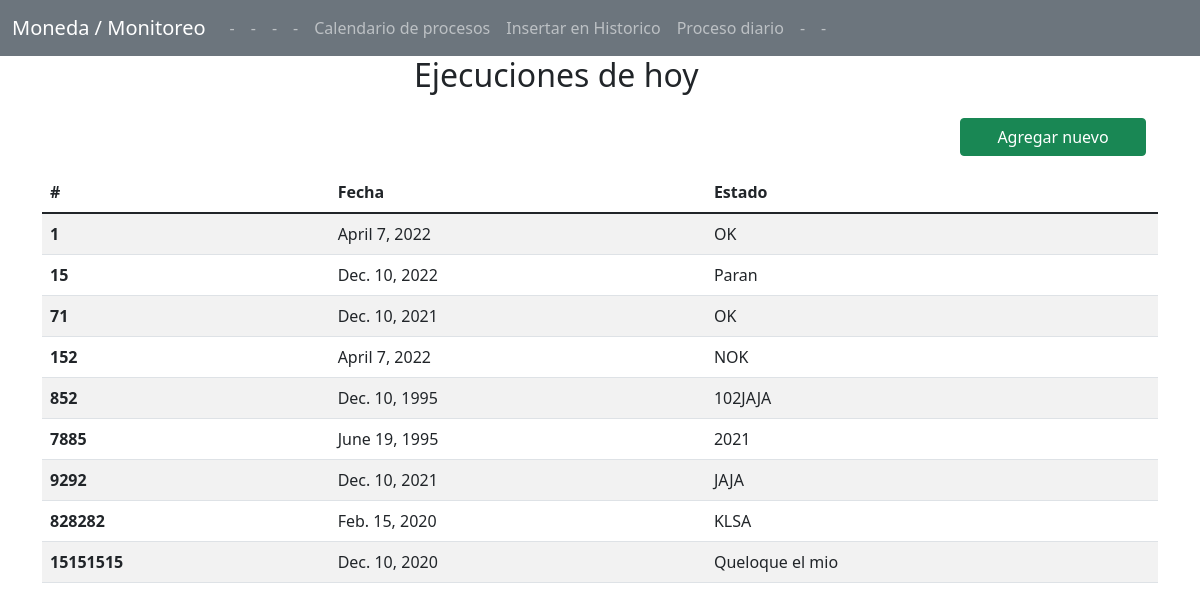
Page /listarEjecuciones/ on the committed database.
### TBMD/models.py (models this page shows)
class EjecucionHoy(models.Model):
    ID_PROCESO = models.IntegerField(primary_key=True)
    FECHA = models.DateField()
    ESTADO_EJECUCION = models.CharField(max_length=50)

### TBMD/views.py (the view)
# urls.py: path('listarEjecuciones/', FormularioEjecucionHoyView.listar_ejecuciones, name='listarEjecuciones'),
    def listar_ejecuciones(request):
        ejecuciones = EjecucionHoy.objects.all()
        return render(request, "ListaEjecuciones.html", {"ejecuciones": ejecuciones})

### Templates/ListaEjecuciones.html (shortened to what this page needs)
{% extends 'index.html' %}
{% load crispy_forms_tags %}
{% block content %}
<div class="col-12 row justify-content-center mb-2 pr-0">
       <h2 class="col-md-4">Ejecuciones de hoy</h2>
</div>
        <div class="col-12 row justify-content-end mb-1 pr-0">
            <a class="btn btn-success col-md-2" href="{% url 'insertarEjecuciones' %}">Agregar nuevo</a>
        </div>
    <table class="table table-striped">
          <thead>
            <tr>
              <th scope="col">#</th>
              <th scope="col">Fecha</th>
              <th scope="col">Estado</th>
            </tr>
          </thead>
          <tbody>
            {% for proceso in ejecuciones %}
              <tr>
                  <th scope="row">{{ proceso.ID_PROCESO }}</th>
                  <td>{{ proceso.FECHA }}</td>
                  <td>{{ proceso.ESTADO_EJECUCION }}</td>
              </tr>
          {% endfor %}
          </tbody>
    </table>
{% endblock %}

### rows in the picture
EjecucionHoy: ID_PROCESO "1", FECHA "April 7, 2022", ESTADO_EJECUCION "OK"
EjecucionHoy: ID_PROCESO "15", FECHA "Dec. 10, 2022", ESTADO_EJECUCION "Paran"
EjecucionHoy: ID_PROCESO "71", FECHA "Dec. 10, 2021", ESTADO_EJECUCION "OK"
EjecucionHoy: ID_PROCESO "152", FECHA "April 7, 2022", ESTADO_EJECUCION "NOK"
EjecucionHoy: ID_PROCESO "852", FECHA "Dec. 10, 1995", ESTADO_EJECUCION "102JAJA"
EjecucionHoy: ID_PROCESO "7885", FECHA "June 19, 1995", ESTADO_EJECUCION "2021"
EjecucionHoy: ID_PROCESO "9292", FECHA "Dec. 10, 2021", ESTADO_EJECUCION "JAJA"
EjecucionHoy: ID_PROCESO "828282", FECHA "Feb. 15, 2020", ESTADO_EJECUCION "KLSA"
EjecucionHoy: ID_PROCESO "15151515", FECHA "Dec. 10, 2020", ESTADO_EJECUCION "Queloque el mio"
